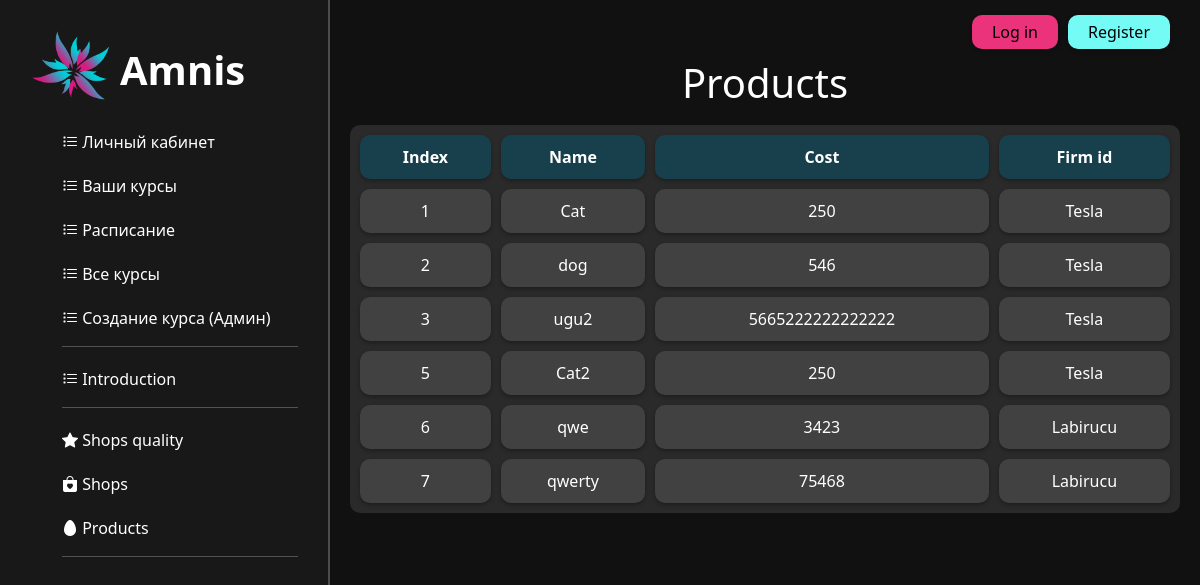
Screenshot of /table_show/4 with the database file from the repository.
### main/models.py (models this page shows, shortened)
class Firm(models.Model):
    name = models.CharField('Name', max_length=50)
    capitalization = models.IntegerField('Capitalization')
    directors = models.ManyToManyField(Director) #models.ForeignKey(Director, on_delete=models.CASCADE)
    title = "Firms"
    names = ["Index", "Name", "Capitalization", "Directors"]
    def __str__(self):
        return self.name
    class Meta:
        verbose_name = "Firm"
        verbose_name_plural = "Firms"

class Product(models.Model):
    name = models.CharField('Name', max_length=50)
    cost = models.IntegerField('Cost')
    firm_id = models.ForeignKey(Firm, on_delete=models.CASCADE)
    title = "Products"
    names = ["Index", "Name", "Cost", "Firm id"]
    def get_dict(self):
        return {'id': self.id, 0: self.name, 1: self.cost, 2: self.firm_id}

### main/views.py (the view)
# urls.py: path('table_show/<int:tk>', views.table_view, name='table_show'),
def table_view(request, tk):
    table = []
    existing_models = [ShopQuality, Shop, Director, Firm, Product, Check]
    current_model = existing_models[tk]
    role = get_role(request.user)
    if tk in locked_tables and (role != "Director"):
        return redirect('/introduce')
    for row in current_model.objects.all():
        table.append(row.get_dict())
    return render(request, "main/index.html", {
        'names': current_model.names,
        'table': table,
        'table_id': tk,
        'title': current_model.title,
        'user': request.user,
        'role': role})

### main/views.py (called while the page is built, shortened)
def get_role(user):
    template = ""
    return template

### main/templates/main/index.html (shortened to what this page needs)
{% load static %}
<!doctype html>
<html lang="en">
<head>
    <link rel="stylesheet" href="https://cdn.jsdelivr.net/npm/bootstrap@5.2.3/dist/css/bootstrap.min.css">
    <link rel="stylesheet" href="https://cdn.jsdelivr.net/npm/bootstrap-icons@1.10.2/font/bootstrap-icons.css">
    <link rel="stylesheet" href="{% static 'main/css/common.css'%}">
    <link rel="stylesheet" href="{% static 'main/css/table_show.css'%}">
</head>
<body>
    {% include 'main/navigation.html' %}
    {% include 'main/registration_panel.html' %}
    <div class="data_table_container">
        <div class="table_title_container">
            <h1 class = table_title>{{ title }}</h1>
        </div>
        <table class="data_table">
            <tr>
                {% for name in names %}
                <th class="table_head">{{name}}</th>
                {% endfor %}
            </tr>
            {% for row in table %}
            <tr>
                {% for key, value in row.items %}
                <td class="table_data">{{value}}</td>
                {% endfor %}
            </tr>
            {% endfor %}
        </table>
    </div>
</body>
</html>

### main/static/main/css/common.css (style rules this page uses)
:root { --white-color: #ffffff; --white-color-hover: #dddddd; --white-color-active: #aaaaaa; --add-green-color: #26e144; --add-green-color-hover: #23cc3f; --add-green-color-active: #1eb337; --cyan-color: #75fbf6; --cyan-color-hover: #02e3dc; --cyan-color-active: #00bfb9; --magenta-color: #ea337b; --magenta-color-hover: #cc2d6d; --magenta-color-active: #b3275f; --dark-white9-color: #999999; --darkgrey2-color: #222222; --darkgrey-color: #333333; --darkgrey-color-hover: #2b2b2b; --semi-darkgrey-color: #414141; --dark-cyan-color: #173f4c; }

### main/static/main/css/table_show.css (style rules this page uses)
:root { --show-table-head-color: var(--dark-cyan-color); --show-table-data-color: var(--semi-darkgrey-color); }
html, body { padding: 0; margin: 0; width: 100%; height: 100%; background-color:#111111; }
.table_head { background-color: var(--show-table-head-color); border-radius: 10px; padding: 10px; text-align: center; box-shadow: 0px 2px 4px rgba(0, 0, 0, 0.3); transition: 0.2s all ease }
.table_data { background-color: var(--show-table-data-color); border-radius: 10px; padding: 10px; text-align: center; box-shadow: 0px 2px 4px rgba(0, 0, 0, 0.3); transition: 0.2s all ease }
.data_table_container { display: flex; flex-direction: column; justify-content: center; align-items: center; color: white; padding: 0 20px 0 20px; }
.table_title_container { //text-align: center; padding: 10px; }
.data_table { width: 100%; background-color: #2a2a2a; //background-color: #1c1c1c; //background-color: #e8e8e8; border-radius: 10px; color: white; border-collapse: separate; border-spacing: 10px; }

### rows the page displays
Firm: row "1" "250" "2" "546" "3" "5665222222222222" "5" "250", name "Tesla"
Product: row "Cat"
Product: row "dog"
Product: row "ugu2"
Product: row "Cat2"
Firm: row "6" "3423" "7" "75468", name "Labirucu"
Product: row "qwe"
Product: row "qwerty"

### other values shown
{{ title }} "Products"
{{ name }} "Index" "Name" "Cost" "Firm id"
